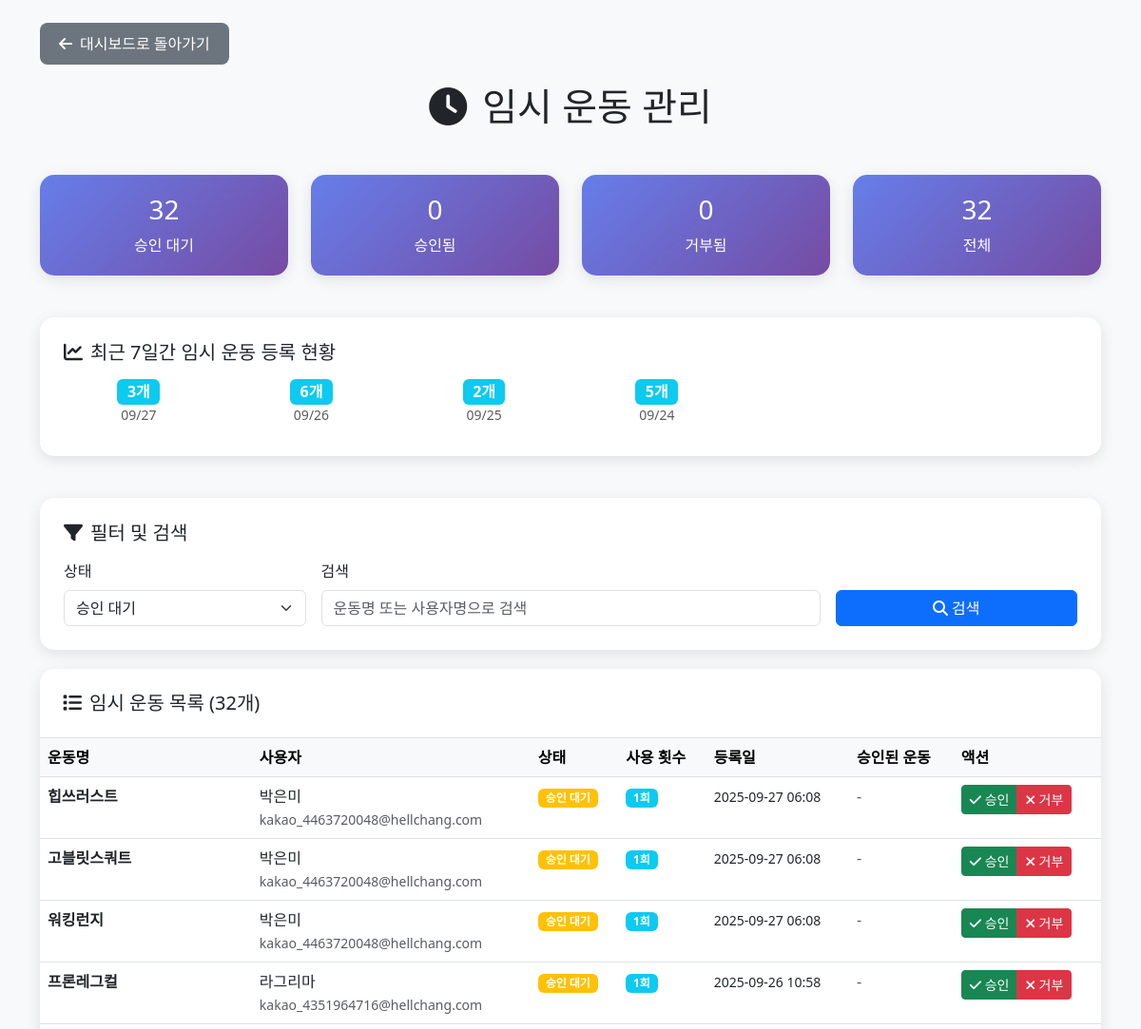
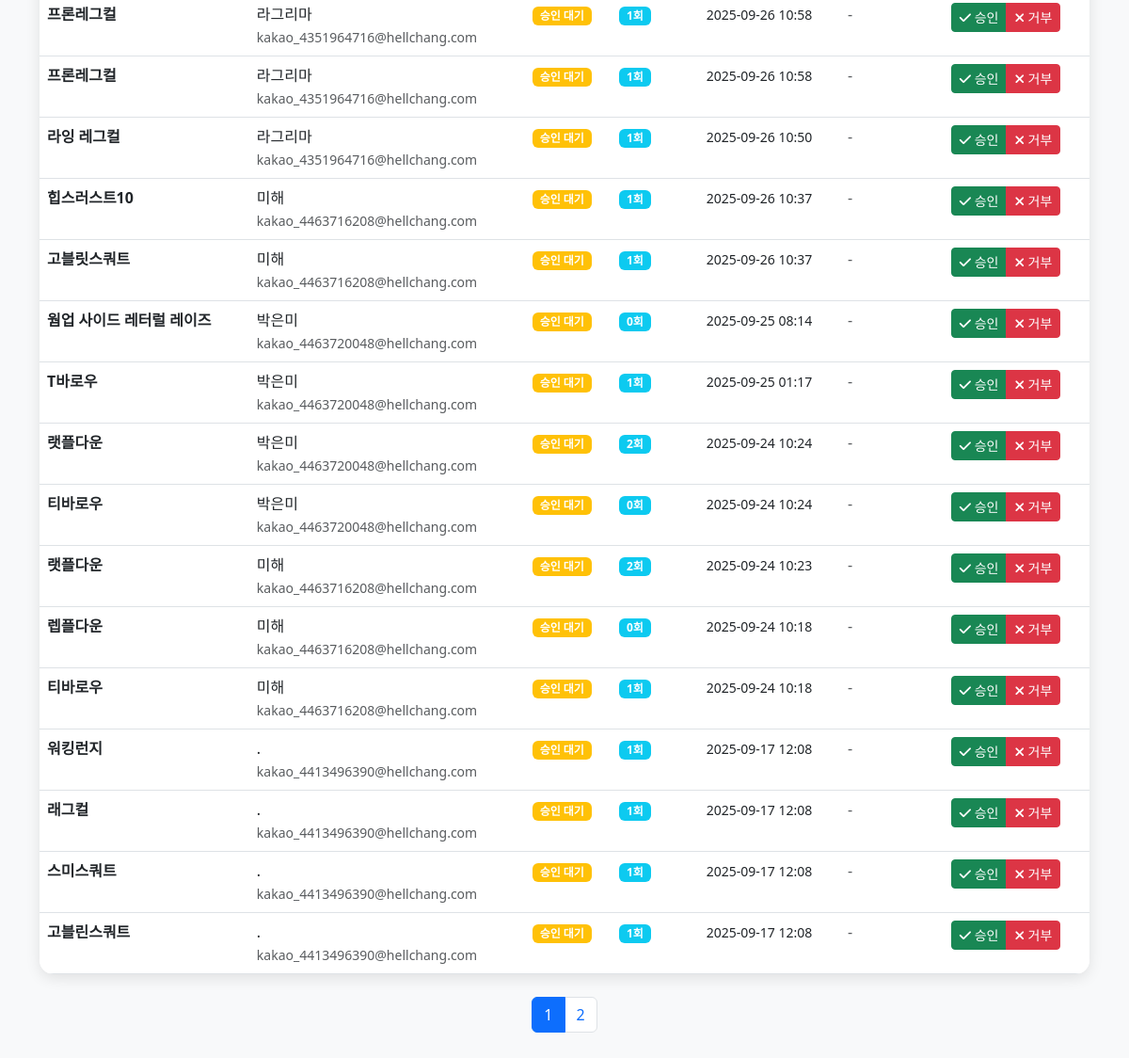
Before: /admin/temp_exercise_management.php (signed in) with the older database file (2 pictures, top to bottom).
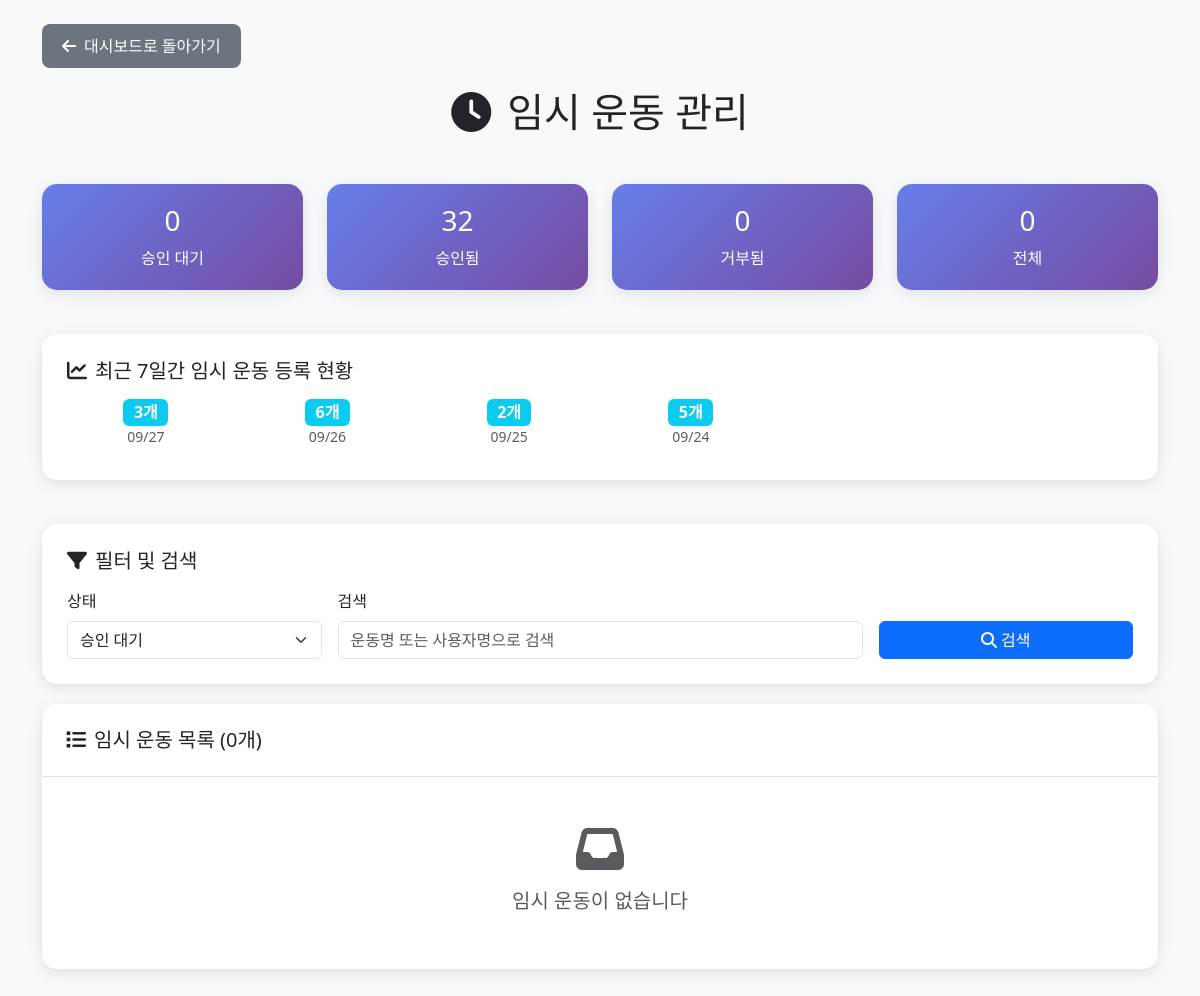
After: the same page with the newer database file.
### tables this page shows
CREATE TABLE IF NOT EXISTS `m_temp_exercise` (
  `temp_ex_id` int(11) NOT NULL AUTO_INCREMENT,
  `user_id` int(11) NOT NULL,
  `exercise_name` varchar(160) NOT NULL COMMENT '사용자가 입력한 운동명',
  `status` enum('pending','approved','rejected') DEFAULT 'pending',
  `approved_ex_id` int(11) DEFAULT NULL COMMENT '승인 시 연결될 정식 운동 ID',
  `created_at` timestamp NULL DEFAULT current_timestamp(),
  `updated_at` timestamp NULL DEFAULT current_timestamp() ON UPDATE current_timestamp(),
  PRIMARY KEY (`temp_ex_id`),
  KEY `idx_temp_user` (`user_id`),
  KEY `idx_temp_status` (`status`),
  CONSTRAINT `fk_temp_user` FOREIGN KEY (`user_id`) REFERENCES `users` (`id`) ON DELETE CASCADE
);

CREATE TABLE IF NOT EXISTS `users` (
  `id` int(11) NOT NULL AUTO_INCREMENT,
  `kakao_id` bigint(20) DEFAULT NULL,
  `username` varchar(100) NOT NULL,
  `email` varchar(255) DEFAULT NULL,
  `profile_image` varchar(500) DEFAULT NULL,
  `created_at` timestamp NULL DEFAULT current_timestamp(),
  `updated_at` timestamp NULL DEFAULT current_timestamp() ON UPDATE current_timestamp(),
  `is_active` tinyint(1) NOT NULL DEFAULT 1,
  `password` varchar(255) DEFAULT NULL,
  PRIMARY KEY (`id`) USING BTREE,
  UNIQUE KEY `email` (`email`) USING BTREE,
  UNIQUE KEY `kakao_id` (`kakao_id`) USING BTREE,
  KEY `idx_users_kakao_id` (`kakao_id`) USING BTREE
);

### admin/temp_exercise_management.php (the view, shortened to what the changed rows need)
<?php
$pdo = getDB();
$status = isset($_GET['status']) ? $_GET['status'] : 'pending';
$page = isset($_GET['page']) ? (int)$_GET['page'] : 1;
$limit = 20;
$offset = ($page - 1) * $limit;
$search = isset($_GET['search']) ? trim($_GET['search']) : '';
$whereConditions = [];
$params = [];
if ($status !== 'all') {
    $whereConditions[] = "te.status = ?";
    $params[] = $status;
}
$whereClause = !empty($whereConditions) ? "WHERE " . implode(" AND ", $whereConditions) : "";
$countSql = "
    SELECT COUNT(*) as total
    FROM m_temp_exercise te
    LEFT JOIN users u ON te.user_id = u.id
    $whereClause
";
$countStmt = $pdo->prepare($countSql);
$countStmt->execute($params);
$totalCount = $countStmt->fetch(PDO::FETCH_ASSOC)['total'];
$totalPages = ceil($totalCount / $limit);
$sql = "
    SELECT
        te.temp_ex_id,
        te.exercise_name,
        te.status,
        te.created_at,
        te.updated_at,
        te.approved_ex_id,
        u.username,
        u.email,
        e.name_kr as approved_exercise_name,
        COUNT(we.wx_id) as usage_count
    FROM m_temp_exercise te
    LEFT JOIN users u ON te.user_id = u.id
    LEFT JOIN m_exercise e ON te.approved_ex_id = e.ex_id
    LEFT JOIN m_workout_exercise we ON te.temp_ex_id = we.temp_ex_id
    $whereClause
    GROUP BY te.temp_ex_id, te.exercise_name, te.status, te.created_at, te.updated_at, te.approved_ex_id, u.username, u.email, e.name_kr
    ORDER BY te.created_at DESC
    LIMIT $limit OFFSET $offset
";
$stmt = $pdo->prepare($sql);
$stmt->execute($params);
$tempExercises = $stmt->fetchAll(PDO::FETCH_ASSOC);
$statsSql = "
    SELECT
        status,
        COUNT(*) as count
    FROM m_temp_exercise
    GROUP BY status
";
$statsStmt = $pdo->prepare($statsSql);
$statsStmt->execute();
$stats = [];
while ($row = $statsStmt->fetch(PDO::FETCH_ASSOC)) {
    $stats[$row['status']] = $row['count'];
}
$recentStatsSql = "
    SELECT
        DATE(created_at) as date,
        COUNT(*) as count
    FROM m_temp_exercise
    WHERE created_at >= DATE_SUB(NOW(), INTERVAL 7 DAY)
    GROUP BY DATE(created_at)
    ORDER BY date DESC
";
$recentStatsStmt = $pdo->prepare($recentStatsSql);
$recentStatsStmt->execute();
$recentStats = $recentStatsStmt->fetchAll(PDO::FETCH_ASSOC);
?>
<!DOCTYPE html>
<html lang="ko">
<head>
    <link href="https://cdn.jsdelivr.net/npm/bootstrap@5.3.0/dist/css/bootstrap.min.css" rel="stylesheet">
    <link rel="stylesheet" href="https://cdnjs.cloudflare.com/ajax/libs/font-awesome/6.4.0/css/all.min.css">
</head>
<body class="bg-light">
    <div class="container mt-4">
        <h1 class="text-center mb-5">
            <i class="fas fa-clock me-3"></i>임시 운동 관리
        </h1>
        <div class="row mb-4">
            <div class="col-md-3">
                <div class="stats-card text-center">
                    <h3 class="mb-2"><?= $stats['pending'] ?? 0 ?></h3>
                    <p class="mb-0">승인 대기</p>
                </div>
            </div>
            <div class="col-md-3">
                <div class="stats-card text-center">
                    <h3 class="mb-2"><?= $stats['approved'] ?? 0 ?></h3>
                    <p class="mb-0">승인됨</p>
                </div>
            </div>
            <div class="col-md-3">
                <div class="stats-card text-center">
                    <h3 class="mb-2"><?= $totalCount ?></h3>
                    <p class="mb-0">전체</p>
                </div>
            </div>
        </div>
        <?php if (!empty($recentStats)): ?>
        <div class="row mb-4">
            <div class="col-12">
                <div class="menu-card">
                    <div class="row">
                        <?php foreach ($recentStats as $stat): ?>
                        <div class="col-md-2 col-sm-4 col-6 mb-2">
                            <div class="text-center">
                                <div class="badge bg-info fs-6"><?= $stat['count'] ?>개</div>
                                <div class="small text-muted"><?= date('m/d', strtotime($stat['date'])) ?></div>
                            </div>
                        </div>
                        <?php endforeach; ?>
                    </div>
                </div>
            </div>
        </div>
        <?php endif; ?>
        <div class="table-card">
            <div class="p-4 border-bottom">
                <h5 class="mb-0"><i class="fas fa-list me-2"></i>임시 운동 목록 (<?= $totalCount ?>개)</h5>
            </div>
            <div class="p-0">
                <?php if (empty($tempExercises)): ?>
                    <div class="text-center py-5">
                        <i class="fas fa-inbox fa-3x text-muted mb-3"></i>
                        <h5 class="text-muted">임시 운동이 없습니다</h5>
                    </div>
                <?php else: ?>
                    <div class="table-responsive">
                        <table class="table table-hover mb-0">
                            <thead class="table-light">
                                <tr>
                                    <th>운동명</th>
                                    <th>사용자</th>
                                    <th>상태</th>
                                    <th>사용 횟수</th>
                                    <th>등록일</th>
                                    <th>승인된 운동</th>
                                    <th>액션</th>
                                </tr>
                            </thead>
                            <tbody>
                                <?php foreach ($tempExercises as $exercise): ?>
                                <tr>
                                    <td>
                                        <strong><?= htmlspecialchars($exercise['exercise_name']) ?></strong>
                                    </td>
                                    <td>
                                        <div>
                                            <div><?= htmlspecialchars($exercise['username']) ?></div>
                                            <small class="text-muted"><?= htmlspecialchars($exercise['email']) ?></small>
                                        </div>
                                    </td>
                                    <td>
                                        <?php
                                        $statusClass = '';
                                        $statusText = '';
                                        switch ($exercise['status']) {
                                            case 'pending':
                                                $statusClass = 'warning';
                                                $statusText = '승인 대기';
                                                break;
                                        }
                                        ?>
                                        <span class="badge bg-<?= $statusClass ?>"><?= $statusText ?></span>
                                    </td>
                                    <td>
                                        <span class="badge bg-info"><?= $exercise['usage_count'] ?>회</span>
                                    </td>
                                    <td>
                                        <small><?= date('Y-m-d H:i', strtotime($exercise['created_at'])) ?></small>
                                    </td>
                                    <td>
                                        <?php if ($exercise['approved_exercise_name']): ?>
                                            <span class="text-success"><?= htmlspecialchars($exercise['approved_exercise_name']) ?></span>
                                        <?php else: ?>
                                            <span class="text-muted">-</span>
                                        <?php endif; ?>
                                    </td>
                                    <td>
                                        <?php if ($exercise['status'] === 'pending'): ?>
                                            <div class="btn-group btn-group-sm">
                                                <button type="button" class="btn btn-success" onclick="approveExercise(<?= $exercise['temp_ex_id'] ?>, '<?= htmlspecialchars($exercise['exercise_name']) ?>')">
                                                    <i class="fas fa-check"></i> 승인
                                                </button>
                                                <button type="button" class="btn btn-danger" onclick="rejectExercise(<?= $exercise['temp_ex_id'] ?>, '<?= htmlspecialchars($exercise['exercise_name']) ?>')">
                                                    <i class="fas fa-times"></i> 거부
                                                </button>
                                            </div>
                                        <?php else: ?>
                                            <span class="text-muted">처리됨</span>
                                        <?php endif; ?>
                                    </td>
                                </tr>
                                <?php endforeach; ?>
                            </tbody>
                        </table>
                    </div>
                <?php endif; ?>
            </div>
        </div>
        <?php if ($totalPages > 1): ?>
        <div class="row mt-4">
            <div class="col-12">
                <nav>
                    <ul class="pagination justify-content-center">
                        <?php for ($i = 1; $i <= $totalPages; $i++): ?>
                            <li class="page-item <?= $i === $page ? 'active' : '' ?>">
                                <a class="page-link" href="?status=<?= $status ?>&search=<?= urlencode($search) ?>&page=<?= $i ?>"><?= $i ?></a>
                            </li>
                        <?php endfor; ?>
                    </ul>
                </nav>
            </div>
        </div>
        <?php endif; ?>
    </div>
</body>
</html>

Changed rows visible on the page:
no longer on this page (row edited): m_temp_exercise: exercise_name "힙쓰러스트", user.username "박은미", user.email "kakao_4463720048@hellchang.com", status "승인 대기", usage_count "1", created_at "2025-09-27 06:08"
no longer on this page (row edited): m_temp_exercise: exercise_name "고블릿스쿼트", user.username "박은미", user.email "kakao_4463720048@hellchang.com", status "승인 대기", usage_count "1", created_at "2025-09-27 06:08"
no longer on this page (row edited): m_temp_exercise: exercise_name "워킹런지", user.username "박은미", user.email "kakao_4463720048@hellchang.com", status "승인 대기", usage_count "1", created_at "2025-09-27 06:08"
no longer on this page (row edited): m_temp_exercise: exercise_name "프론레그컬", user.username "라그리마", user.email "kakao_4351964716@hellchang.com", status "승인 대기", usage_count "1", created_at "2025-09-26 10:58"
no longer on this page (row edited): m_temp_exercise: exercise_name "프론레그컬", user.username "라그리마", user.email "kakao_4351964716@hellchang.com", status "승인 대기", usage_count "1", created_at "2025-09-26 10:58"
no longer on this page (row edited): m_temp_exercise: exercise_name "프론레그컬", user.username "라그리마", user.email "kakao_4351964716@hellchang.com", status "승인 대기", usage_count "1", created_at "2025-09-26 10:58"
no longer on this page (row edited): m_temp_exercise: exercise_name "라잉 레그컬", user.username "라그리마", user.email "kakao_4351964716@hellchang.com", status "승인 대기", usage_count "1", created_at "2025-09-26 10:50"
no longer on this page (row edited): m_temp_exercise: exercise_name "힙스러스트10", user.username "미해", user.email "kakao_4463716208@hellchang.com", status "승인 대기", usage_count "1", created_at "2025-09-26 10:37"
no longer on this page (row edited): m_temp_exercise: exercise_name "고블릿스쿼트", user.username "미해", user.email "kakao_4463716208@hellchang.com", status "승인 대기", usage_count "1", created_at "2025-09-26 10:37"
no longer on this page (row edited): m_temp_exercise: exercise_name "웜업 사이드 레터럴 레이즈", user.username "박은미", user.email "kakao_4463720048@hellchang.com", status "승인 대기", usage_count "0", created_at "2025-09-25 08:14"
no longer on this page (row edited): m_temp_exercise: exercise_name "T바로우", user.username "박은미", user.email "kakao_4463720048@hellchang.com", status "승인 대기", usage_count "1", created_at "2025-09-25 01:17"
no longer on this page (row edited): m_temp_exercise: exercise_name "랫플다운", user.username "박은미", user.email "kakao_4463720048@hellchang.com", status "승인 대기", usage_count "2", created_at "2025-09-24 10:24"
no longer on this page (row edited): m_temp_exercise: exercise_name "티바로우", user.username "박은미", user.email "kakao_4463720048@hellchang.com", status "승인 대기", usage_count "0", created_at "2025-09-24 10:24"
no longer on this page (row edited): m_temp_exercise: exercise_name "랫플다운", user.username "미해", user.email "kakao_4463716208@hellchang.com", status "승인 대기", usage_count "2", created_at "2025-09-24 10:23"
no longer on this page (row edited): m_temp_exercise: exercise_name "렙플다운", user.username "미해", user.email "kakao_4463716208@hellchang.com", status "승인 대기", usage_count "0", created_at "2025-09-24 10:18"
no longer on this page (row edited): m_temp_exercise: exercise_name "티바로우", user.username "미해", user.email "kakao_4463716208@hellchang.com", status "승인 대기", usage_count "1", created_at "2025-09-24 10:18"
no longer on this page (row edited): m_temp_exercise: exercise_name "워킹런지", user.username ".", user.email "kakao_4413496390@hellchang.com", status "승인 대기", usage_count "1", created_at "2025-09-17 12:08"
no longer on this page (row edited): m_temp_exercise: exercise_name "래그컬", user.username ".", user.email "kakao_4413496390@hellchang.com", status "승인 대기", usage_count "1", created_at "2025-09-17 12:08"
no longer on this page (row edited): m_temp_exercise: exercise_name "스미스쿼트", user.username ".", user.email "kakao_4413496390@hellchang.com", status "승인 대기", usage_count "1", created_at "2025-09-17 12:08"
no longer on this page (row edited): m_temp_exercise: exercise_name "고블린스쿼트", user.username ".", user.email "kakao_4413496390@hellchang.com", status "승인 대기", usage_count "1", created_at "2025-09-17 12:08"
Other visible differences:
$stats['pending']: "32" → "0"
$stats['approved']: "0" → "32"
$totalCount: "32" → "0"
text no longer shown: "운동명 사용자 상태 사용 횟수 등록일 승인된 운동 액션"
text now shown: "임시 운동이 없습니다"
list line gone: "1"
list line gone: "2"
